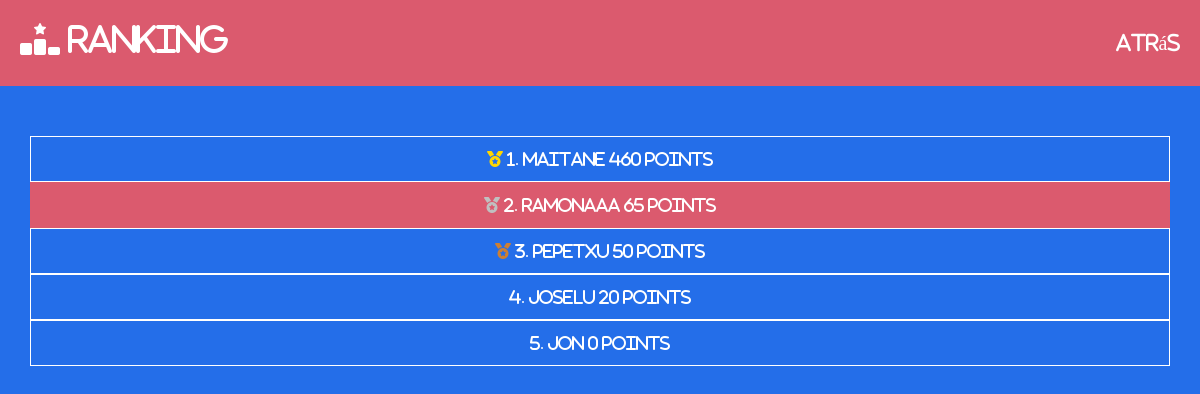
The app's page /game/ranking (signed in) with its own data.
### user/models.py (models this page shows, shortened)
class Ranking(models.Model):
    user = models.OneToOneField(User, on_delete=models.CASCADE)
    points=models.IntegerField()
    learnts=models.ManyToManyField(Term,through='Learnt')

### game/views.py (the view)
# urls.py: path('game/ranking',views.ranking,name='ranking'),
@login_required(login_url="/login")
def ranking(request):
    erabiltzaileak = Ranking.objects.all().annotate(rank=Window(
    expression=RowNumber(),order_by=F("points").desc())).order_by('-points')
    return render(request, 'ranking.html', {'users': erabiltzaileak})

### game/templates/ranking.html (shortened to what this page needs)
{% extends "base.html" %}
{% load static %}
{% block content %}
<nav class="navbar navbar-expand-lg navbar-dark">
    <h2><i class="fa-solid fa-ranking-star"></i> Ranking</h2>
    <div class="collapse navbar-collapse" id="navbarSupportedContent">
        <ul class="navbar-nav ml-auto">
            <li class="nav-item">
                <a href="{% url 'game' %}"><h5 class="m-0">Atrás</h5></a>
              </li>
        </ul>
    </div>
</nav>
<div class="games_container container">
    {% for use in users %}
        {% if use.rank == 1 %}
            {% if use.user == user %}
                <div class="user logged_user">
            {% else %}
                <div class="user">
            {% endif %}
                    <p><i class="fa-solid fa-medal gold"></i> {{ use.rank }}. {{use.user.username}} {{use.points}} points</p>
                </div>
        {% elif use.rank == 2 %}
            {% if use.user == user %}
                <div class="user logged_user">
            {% else %}
                <div class="user">
            {% endif %}
                    <p><i class="fa-solid fa-medal silver"></i> {{ use.rank }}. {{use.user.username}} {{use.points}} points</p>
                </div>
        {% elif use.rank == 3 %}
            {% if use.user == user %}
                <div class="user logged_user">
            {% else %}
                <div class="user">
            {% endif %}
                    <p><i class="fa-solid fa-medal bronze"></i> {{ use.rank }}. {{use.user.username}} {{use.points}} points</p>
                </div>
        {% else %}
            {% if use.user == user %}
                <div class="user logged_user">
            {% else %}
                <div class="user">
            {% endif %}
                    <p>{{ use.rank }}. {{use.user.username}} {{use.points}} points</p>
                </div>
        {% endif %}
    {% endfor %}
</div>
{% endblock content %}

### user/static/css/styles.css (style rules this page uses)
* { color: white; font-family: Montagu Slab, FontAwesome; }
body { background-color: #246ee9; }
.games_container { text-align: center; margin-top: 50px; padding: 0 !important; }
nav { background-color: #db5a6e !important; padding: 20px !important; }
nav a { color: white; }
.user { border: 1px solid white; }
.user p { margin: 10px; }
.logged_user { background-color: #db5a6e; border-color: #db5a6e; }
.gold { color: gold; }
.silver { color: silver; }
.bronze { color: #cd7f32; }

### records on screen
Ranking: rank "1", user.username "maitane", points "460"
Ranking: rank "2", user.username "Ramonaaa", points "65"
Ranking: rank "3", user.username "Pepetxu", points "50"
Ranking: rank "4", user.username "JoseLu", points "20"
Ranking: rank "5", user.username "Jon", points "0"
